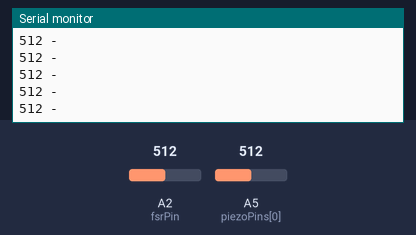
Recording of a sketch running on a simulated Teensy 4. On the bench: the last lines printed to the serial monitor. The inputs (shaded band) are chosen by the test bench; at power-on: A2 (fsrPin) = 512, A5 (piezoPins[0]) = 512.

Above: at 1.2 s.
1.3 s: A2 (fsrPin) set to 610
2.8 s: A5 (piezoPins[0]) set to 610
At 3.3 s:
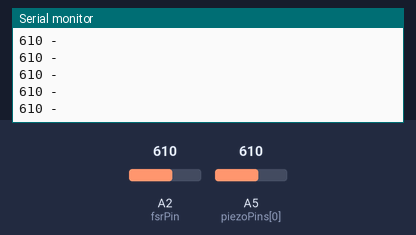
4.3 s: A5 (piezoPins[0]) set to 590
At 5.1 s:
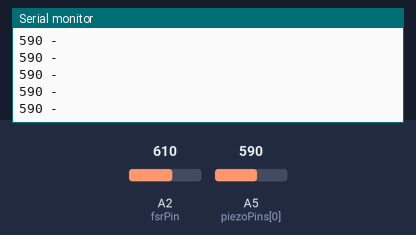
Timing chart, 0 to 6.0 s (numbered marks = the images above; inputs shaded):
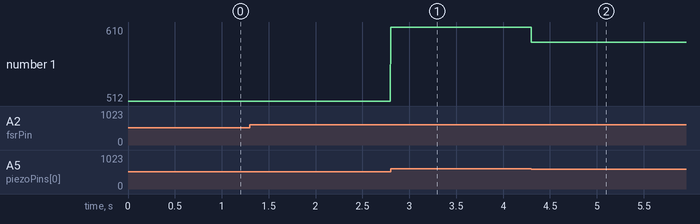

The sketch:

PiezoDrums_4.ino.ino
```cpp
int fsrPin = 16;
int fsrReading;
int lastFsrReading;

int fsrThreshold = 600;
int fsrMax = 620;
int hhPedal;
int hhValue = 44;
int hhVelocity;

int piezoPins[5] = {19, A11, A13, A10, 18};
int piezoReadings[5];

//int midiValues[5] = {46, 49, 37, 45, 35}; // Natural Drum Kit
//int midiValues[5] = {46, 49, 40, 43, 35}; // Subliminal Kit
int midiValues[5] = {42, 46, 38, 41, 36}; // Drums Kit

void setup() {
  Serial.begin(9600);

}

void loop() {
  delay(1);

  lastFsrReading = fsrReading;
  fsrReading = analogRead(fsrPin);
  if(fsrReading >= fsrThreshold ){
    hhPedal = 1;
    if(lastFsrReading < fsrThreshold){
      int tempVel = fsrReading - lastFsrReading;
      hhVelocity = map(tempVel, 0, 100, 0, 127);
      if(hhVelocity > 127){
        hhVelocity = 127;
      }
      Serial.print(lastFsrReading);
      Serial.print(" - ");
      Serial.print(fsrReading);
      Serial.print(" - ");
      Serial.println(hhVelocity);
      delay(1);

      usbMIDI.sendNoteOn(hhValue, hhVelocity, 1);
      return;
    }
  }
  else{
    hhPedal = 0;
  }

  int i;
  for(i = 0; i < 5; i++){
    piezoReadings[i] = analogRead(piezoPins[i]);
    Serial.print(piezoReadings[i]);
    Serial.print(" - ");
    if(piezoReadings[i] > 120){
      int sendValue = map(piezoReadings[i], 120, 800, 0, 127);
      if(sendValue > 127){
        sendValue = 127;
      }
      if(i == 0){
        if(hhPedal == 0){
          usbMIDI.sendNoteOn(midiValues[i], sendValue, 1);
        }
        else{
          usbMIDI.sendNoteOn(44, sendValue, 1);
          usbMIDI.sendNoteOn(42, 0, 1);
        }
      }
      else{
        usbMIDI.sendNoteOn(midiValues[i], sendValue, 1);
      }
      Serial.println();
      delay(1);
      return;
    }
  }
  Serial.println();

}
```

Measured:
- after the input at 2.8 s, the serial monitor: prints a new line at once (image 1)
- after the input at 4.3 s, the serial monitor: prints a new line at once (image 2)
- plotted number 1: 610 → 590 after the input at 4.3 s
